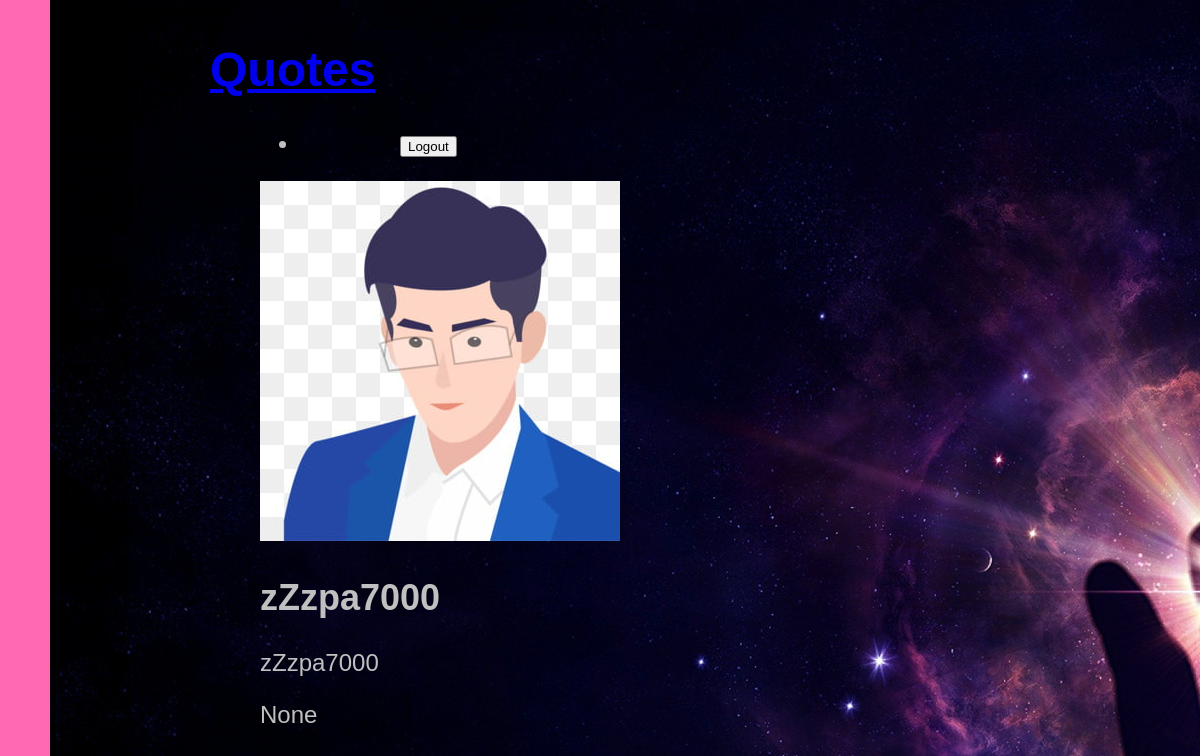
Page /quotes/zZzpa7000/ on the committed database.
### articles/models.py (models this page shows, shortened)
class Quote(models.Model):
    title =  models.CharField(max_length=100)
    slug = models.SlugField()
    body = models.TextField(max_length=400)
    date = models.DateTimeField(auto_now_add=True)
    thumb = models.ImageField(default ="default.png", blank=True)

### articles/views.py (the view)
# urls.py: path("<slug:slug>/", views.quote_detail, name='detail'),
def quote_detail(request, slug):
    quote = Quote.objects.get(slug=slug)
    return render(request, 'articles/quote-detail.html',{'quote': quote})

### articles/templates/articles/quote-detail.html
{% extends 'base-layout.html' %}
{% block content %}
<div class="quote-detail">
  <div class="quote">
    <img src="{{ quote.thumb.url }}" alt="mza200"/>
    <h2>{{ quote.title }}</h2>
    <p>{{ quote.body }}</p>
    <p>{{ quote.date }}</p>
  </div>
</div>
{% endblock %}

### assets/style.css (style rules this page uses)
body { font-family: sans-serif; background-color: hotpink; background-image: url(outerspaceHands.jpg); color: silver; margin: 5px; padding: 5px; font-size: x-large; background-repeat: no-repeat; }
* { margin-left: 50px; }

### rows in the picture
Quote: thumb (placeholder picture), title "zZzpa7000", body "zZzpa7000", date "None"
